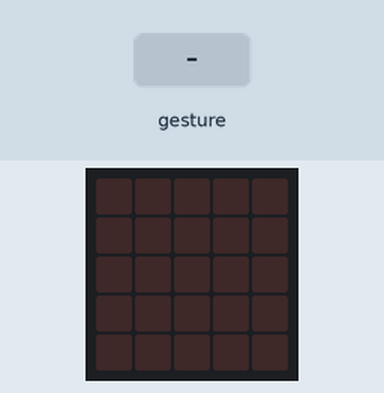
Bench run of a program on a simulated BBC micro:bit (MakeCode). Parts: the board's 5×5 LED display. The test bench sets the inputs (shaded band). A tilt is held for 1.5 s and a shake lasts 1 s, then the board lies face up again.

Above: at 1.2 s.
1.3 s: gesture 'tilt right'
At 1.45 s:
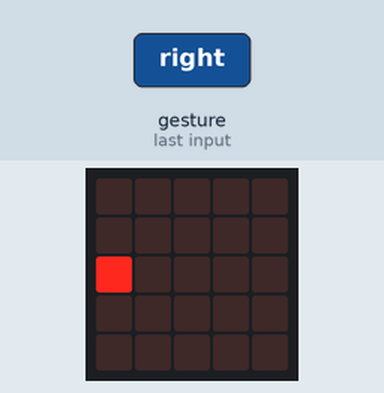
At 1.85 s:
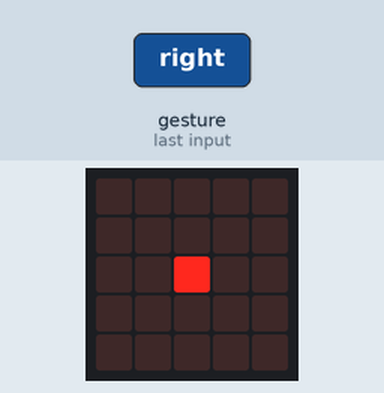
Timing chart, 0 to 4.3 s (numbered marks = the images above; inputs shaded):
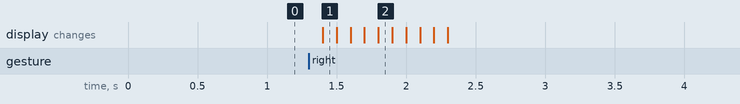

Measured:
- after the input at 1.3 s, the display: changes after 0.10 s (image 1)

The program:

main.ts
```typescript
input.onGesture(Gesture.TiltRight, function () {
    for (let index = 0; index <= 4; index++) {
        led.plot(index, 2)
        basic.pause(100)
        led.unplot(index, 2)
        basic.pause(100)
    }
})
input.onGesture(Gesture.TiltLeft, function () {
    for (let index = 0; index < 4; index++) {
        led.plot(2, 2)
        basic.pause(100)
        led.unplot(2, 2)
        basic.pause(100)
    }
})
basic.forever(function () {

})
```

test.ts
```typescript
// tests gaan hier; deze zal niet worden gecompileerd wanneer dit pakket wordt gebruikt als extensie.
```
